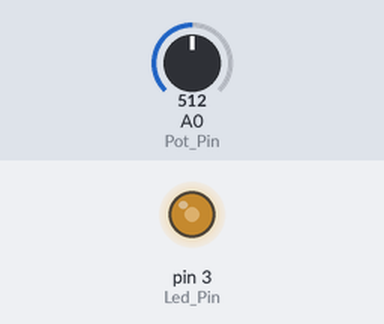
The sketch below on a simulated Arduino Uno, built with avr-gcc and run on an emulated ATmega328P. Parts: output pins drawn as LEDs (lit = HIGH). Inputs (shaded band) come from the test bench; at power-on: A0 (Pot_Pin) = 512.

Above: at 8.7 s.
8.8 s: A0 (Pot_Pin) set to 716
At 9.8 s:
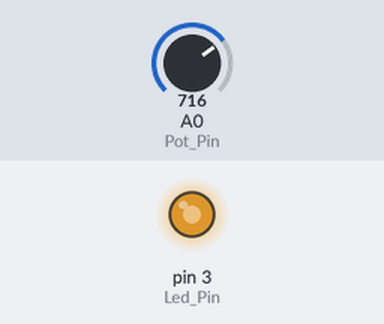
10.3 s: A0 (Pot_Pin) set to 900
At 11.0 s:
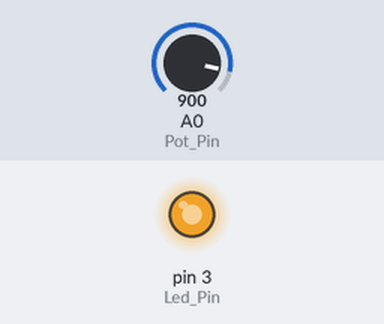
11.8 s: A0 (Pot_Pin) set to 511
At 12.1 s:
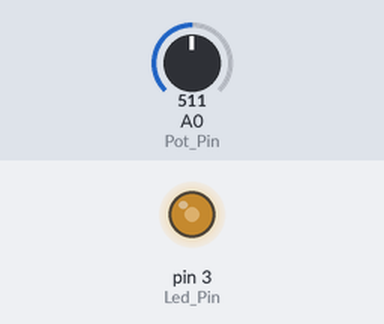
Timing chart, 0 to 14.8 s (numbered marks = the images above; inputs shaded):
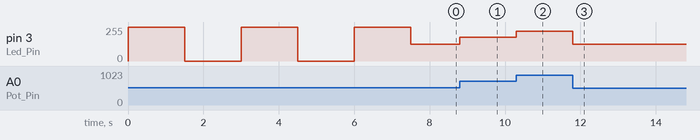

Measured:
- after the input at 8.8 s, pin 3 (Led_Pin): 127/255 → 178/255 at once
- after the input at 10.3 s, pin 3 (Led_Pin): 178/255 → 224/255 at once
- after the input at 11.8 s, pin 3 (Led_Pin): 224/255 → 127/255 at once

The sketch:

act301_clase51.ino
```cpp
int Led_Pin = 3;
int Pot_Pin = A0;
int sensorValue = 0;
int outputValue = 0;

void setup()
{
	pinMode(Led_Pin, OUTPUT);
	Test_Led();
}

void loop()
{
	sensorValue = analogRead(Pot_Pin);
	outputValue = map(sensorValue, 0, 1023, 0, 255);
	analogWrite(Led_Pin, outputValue);
}

void Test_Led()
{
	digitalWrite(Led_Pin, HIGH);
	delay(1500);
	digitalWrite(Led_Pin, LOW);
	delay(1500);
	digitalWrite(Led_Pin, HIGH);
	delay(1500);
	digitalWrite(Led_Pin, LOW);
	delay(1500);
	digitalWrite(Led_Pin, HIGH);
	delay(1500);
	digitalWrite(Led_Pin, LOW);
}
```
